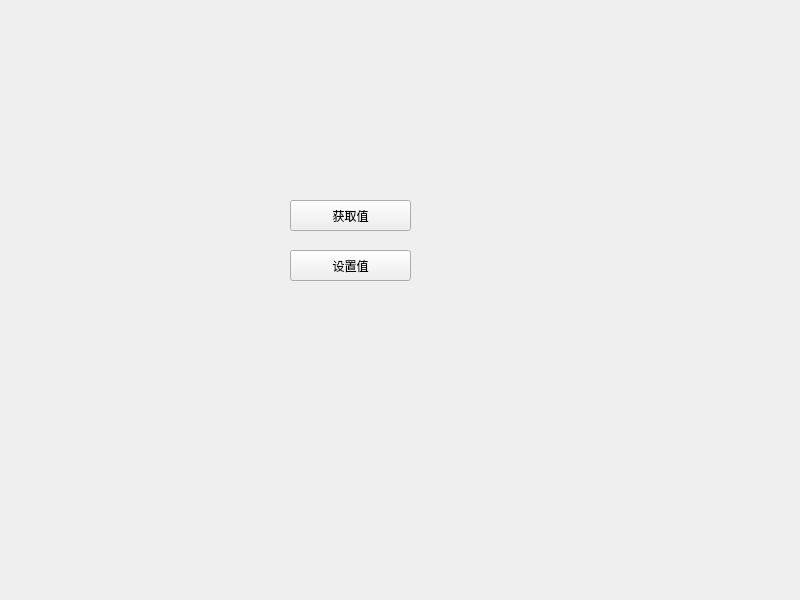
<?xml version="1.0" encoding="UTF-8"?>
<ui version="4.0">
 <class>Widget</class>
 <widget class="QWidget" name="Widget">
  <property name="geometry">
   <rect>
    <x>0</x>
    <y>0</y>
    <width>800</width>
    <height>600</height>
   </rect>
  </property>
  <property name="windowTitle">
   <string>Widget</string>
  </property>
  <widget class="SmallWidget" name="widget" native="true">
   <property name="geometry">
    <rect>
     <x>160</x>
     <y>70</y>
     <width>391</width>
     <height>80</height>
    </rect>
   </property>
  </widget>
  <widget class="QPushButton" name="btn_get">
   <property name="geometry">
    <rect>
     <x>290</x>
     <y>200</y>
     <width>121</width>
     <height>31</height>
    </rect>
   </property>
   <property name="text">
    <string>获取值</string>
   </property>
  </widget>
  <widget class="QPushButton" name="btn_set">
   <property name="geometry">
    <rect>
     <x>290</x>
     <y>250</y>
     <width>121</width>
     <height>31</height>
    </rect>
   </property>
   <property name="text">
    <string>设置值</string>
   </property>
  </widget>
 </widget>
 <customwidgets>
  <customwidget>
   <class>SmallWidget</class>
   <extends>QWidget</extends>
   <header location="global">smallwidget.h</header>
   <container>1</container>
  </customwidget>
 </customwidgets>
 <resources/>
 <connections/>
</ui>
